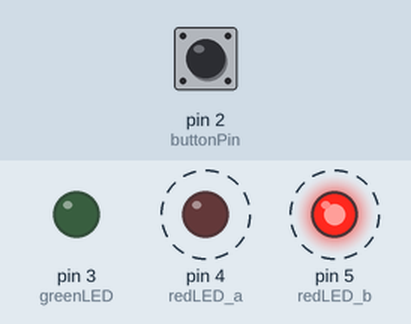
The sketch below on a simulated Arduino Uno, built with avr-gcc and run on an emulated ATmega328P. Shown: output pins drawn as LEDs (lit = HIGH). Dashed ring = blinking. The test bench sets the inputs (shaded band); at power-on: pin 2 (buttonPin) HIGH.

Above: at 1.8 s.
1.9 s: pin 2 (buttonPin) pulled LOW for 3.2 s
At 2.9 s:
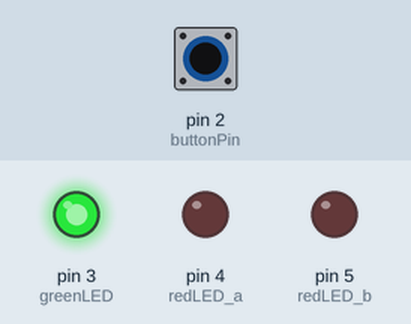
At 5.22 s:
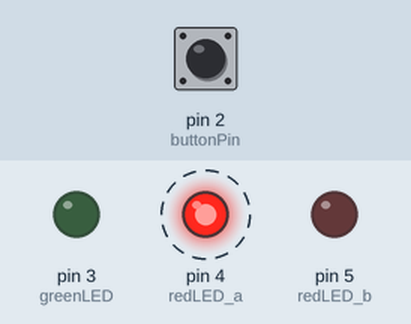
Timing chart, 0 to 12.6 s (numbered marks = the images above; inputs shaded):
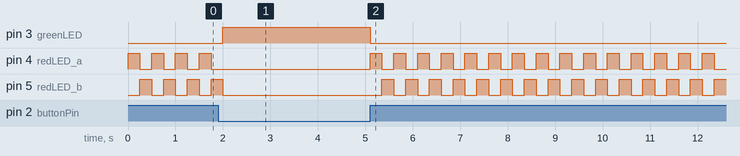

The sketch:

Rocket_Ignition.ino
```cpp
int switchState = 0;

int buttonPin = 2;
int greenLED = 3;
int redLED_a = 4;
int redLED_b = 5;


void setup(){
  pinMode(buttonPin, INPUT);
  pinMode(greenLED, OUTPUT);
  pinMode(redLED_a, OUTPUT);
  pinMode(redLED_b, OUTPUT);

}

void loop(){
  switchState = digitalRead(buttonPin);
  //LOW == NOT PRESSED
  if (switchState == LOW){
    digitalWrite(greenLED, HIGH);
    digitalWrite(redLED_a, LOW);
    digitalWrite(redLED_b, LOW);
  }
  else{
    digitalWrite(greenLED, LOW);
    digitalWrite(redLED_a, HIGH);
    digitalWrite(redLED_b, LOW);

    delay(250);

    digitalWrite(redLED_a, LOW);
    digitalWrite(redLED_b, HIGH);

    delay(250);
  }


}
```

Measured:
- after the input at 1.9 s, pin 3 (greenLED): LOW → HIGH after 0.10 s, → LOW 3.1 s later
- by itself, pin 5 (redLED_b): repeats every 0.50 s: HIGH 0.25 s, LOW 0.25 s
